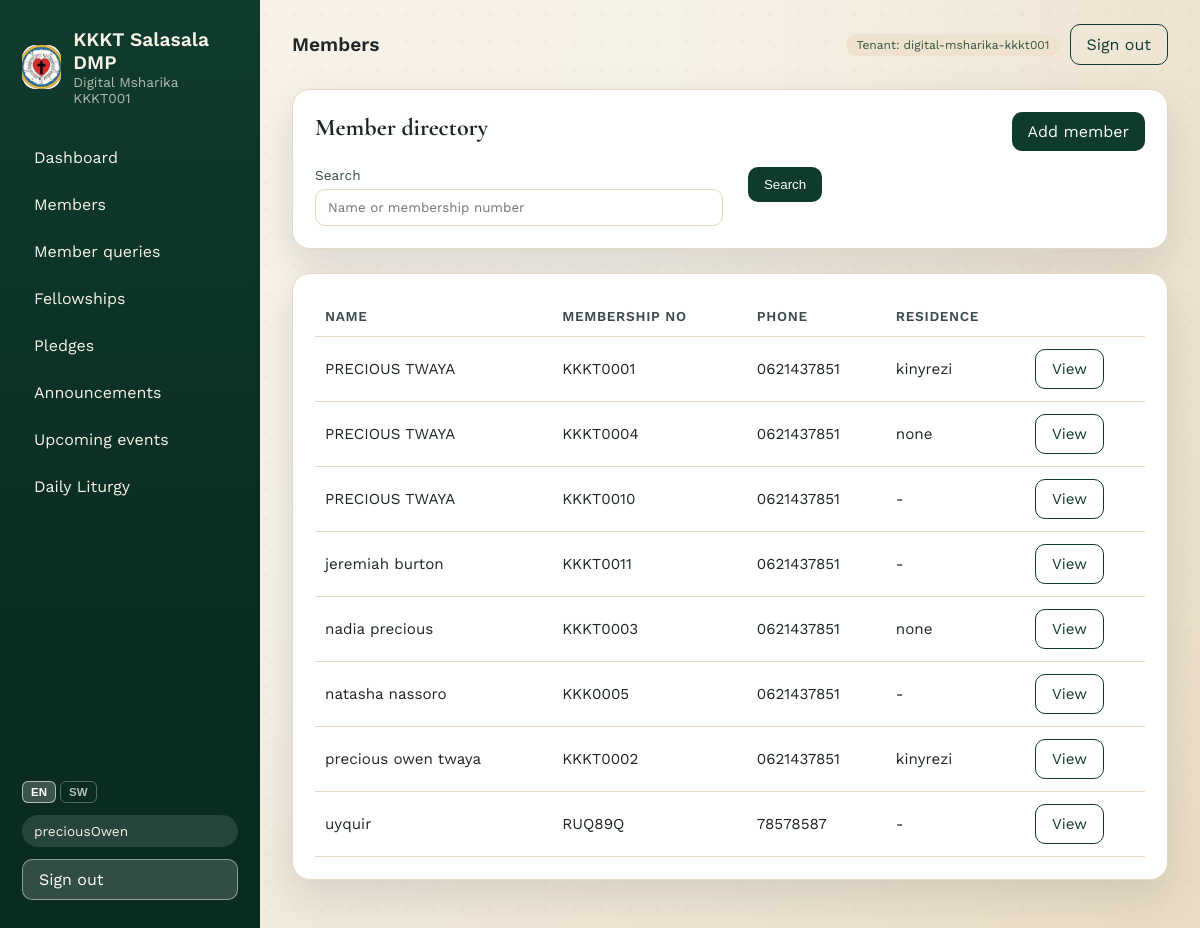
Screenshot of /members/ (signed in) with the database file from the repository.
### tenants/models.py (models this page shows, shortened)
class Tenant(models.Model):
	name = models.CharField(max_length=200)
	slug = models.SlugField(unique=True)
	is_active = models.BooleanField(default=True)
	created_at = models.DateTimeField(auto_now_add=True)
	class Meta:
		ordering = ["name"]

### members/models.py (models this page shows, shortened)
class Member(TenantAwareModel):
	membership_no = models.CharField(max_length=50)
	username = models.CharField(max_length=80, blank=True)
	password = models.CharField(max_length=128, blank=True)
	full_name = models.CharField(max_length=200)
	gender = models.CharField(max_length=10)
	dob = models.DateField()
	place_of_birth = models.CharField(max_length=200, blank=True)
	marital_status = models.CharField(max_length=20)
	marriage_type = models.CharField(max_length=50, blank=True)
	marriage_date = models.DateField(null=True, blank=True)
	marriage_place = models.CharField(max_length=200, blank=True)
	spouse_name = models.CharField(max_length=200, blank=True)
	living_with_spouse_name = models.CharField(max_length=200, blank=True)
	dependents = models.JSONField(default=list, blank=True, null=True)
	primary_phone = models.CharField(max_length=20)
	spouse_phone = models.CharField(max_length=20, blank=True)
	email = models.EmailField(blank=True)
	po_box = models.CharField(max_length=50, blank=True)
	house_number = models.CharField(max_length=50, blank=True)
	residence_name = models.CharField(max_length=100, blank=True)
	block_number = models.CharField(max_length=50, blank=True)
	fellowship_name = models.CharField(max_length=100, blank=True)
	previous_parish = models.CharField(max_length=200, blank=True)
	neighbor_name = models.CharField(max_length=200, blank=True)
	neighbor_phone = models.CharField(max_length=20, blank=True)
	elder_name = models.CharField(max_length=200, blank=True)
	elder_phone = models.CharField(max_length=20, blank=True)
	occupation = models.CharField(max_length=100, blank=True)
	work_place = models.CharField(max_length=200, blank=True)
	education_level = models.CharField(max_length=50, blank=True)
	profession = models.CharField(max_length=100, blank=True)
	volunteer_status = models.BooleanField(default=False)
	is_baptized = models.BooleanField(default=False)
	baptism_date = models.DateField(null=True, blank=True)
	is_confirmed = models.BooleanField(default=False)
	confirmation_date = models.DateField(null=True, blank=True)
	participates_in_sacraments = models.BooleanField(default=False)
	participates_in_fellowship = models.BooleanField(default=False)
	fellowship_house_name = models.CharField(max_length=200, blank=True)
	fellowship_non_participation_reason = models.TextField(blank=True)
	fellowship_chairperson_name = models.CharField(max_length=200, blank=True)
	fellowship_chairperson_signature = models.CharField(max_length=200, blank=True)
	join_fellowship = models.BooleanField(default=False)
	join_sunday_school = models.BooleanField(default=False)
	join_visiting_sick = models.BooleanField(default=False)
	join_bible_study = models.BooleanField(default=False)
	join_choir = models.BooleanField(default=False)
	join_union = models.BooleanField(default=False)
	pledge_year = models.IntegerField(default=0)
	pledge_building = models.DecimalField(max_digits=10, decimal_places=2, default=0)
	pledge_stewardship = models.DecimalField(max_digits=10, decimal_places=2, default=0)
	pledge_other = models.DecimalField(max_digits=10, decimal_places=2, default=0)
	has_membership_number = models.BooleanField(default=False)
	membership_registration_date = models.DateField(null=True, blank=True)
	membership_registered_full_name = models.CharField(max_length=200, blank=True)
	created_at = models.DateTimeField(auto_now_add=True)
	updated_at = models.DateTimeField(auto_now=True)
	class Meta:
		ordering = ["full_name"]
		constraints = [
			models.UniqueConstraint(
				fields=["tenant", "membership_no"],
				name="uniq_member_membership_per_tenant",
			),
			models.UniqueConstraint(
				fields=["tenant", "username"],
				name="uniq_member_username_per_tenant",
			),
		]

### members/views.py (the view)
# urls.py: path("", views.MemberListView.as_view(), name="list"),
class MemberListView(TenantMixin, ListView):
    model = Member
    template_name = "members/list.html"
    context_object_name = "members"
    paginate_by = 20
    def get_queryset(self):
        qs = super().get_queryset()
        if not self.is_admin():
            return qs.filter(username=self.request.user.username)
        q = self.request.GET.get("q", "")
        if q:
            qs = qs.filter(full_name__icontains=q) | qs.filter(
                membership_no__icontains=q
            )
        return qs
    def get_context_data(self, **kwargs):
        ctx = super().get_context_data(**kwargs)
        ctx["search_query"] = self.request.GET.get("q", "")
        return ctx

### members/views.py (called while the page is built)
    def get_tenant(self):
        return getattr(self.request, "tenant", None)

    def is_admin(self):
        user = self.request.user
        return user.is_superuser or user.id == 1

    def get_queryset(self):
        qs = super().get_queryset()
        tenant = self.get_tenant()
        if tenant is None:
            return qs.none()
        return qs.filter(tenant=tenant)

### tenants/context_processors.py (called while the page is built)
def pending_applications(request):
    user = getattr(request, "user", None)
    tenant = getattr(request, "tenant", None)
    if not user or not user.is_authenticated or tenant is None:
        return {"pending_applications_count": 0}
    if not (user.is_superuser or user.id == 1):
        return {"pending_applications_count": 0}
    count = MemberApplication.objects.filter(
        tenant=tenant,
        status=MemberApplication.STATUS_PENDING,
    ).count()
    return {"pending_applications_count": count}

### templates/members/list.html (shortened to what this page needs)
{% extends 'base.html' %}
{% load i18n %}
{% block header %}{% trans "Members" %}{% endblock %}
{% block content %}
<section class="card">
    <div class="card-head">
        <h2>{% trans "Member directory" %}</h2>
        {% if user.is_superuser or user.id == 1 %}
            <a class="btn" href="{% url 'members:create' %}">{% trans "Add member" %}</a>
        {% endif %}
    </div>
    <form method="get" class="form">
        <div class="form-grid">
            <label>
                <span>{% trans "Search" %}</span>
                <input type="text" name="q" value="{{ search_query }}" placeholder="{% trans "Name or membership number" %}" />
            </label>
            <div>
                <span>&nbsp;</span>
                <button class="btn" type="submit">{% trans "Search" %}</button>
            </div>
        </div>
    </form>
</section>
<section class="card">
    <table class="table">
        <thead>
            <tr>
                <th>{% trans "Name" %}</th>
                <th>{% trans "Membership No" %}</th>
                <th>{% trans "Phone" %}</th>
                <th>{% trans "Residence" %}</th>
                <th></th>
            </tr>
        </thead>
        <tbody>
            {% for member in members %}
                <tr>
                    <td>{{ member.full_name }}</td>
                    <td>{{ member.membership_no }}</td>
                    <td>{{ member.primary_phone }}</td>
                    <td>{{ member.residence_name|default:'-' }}</td>
                    <td><a class="btn ghost" href="{% url 'members:detail' member.pk %}">{% trans "View" %}</a></td>
                </tr>
            {% empty %}
                <tr>
                    <td colspan="5" class="muted">{% trans "No members found." %}</td>
                </tr>
            {% endfor %}
        </tbody>
    </table>
</section>
{% endblock %}

### templates/base.html (shortened to what this page needs)
{% load static i18n %}
{% get_current_language as LANGUAGE_CODE %}
<!DOCTYPE html>
<html lang="{{ LANGUAGE_CODE }}">
<head>
    <link rel="stylesheet" href="{% static 'css/app.css' %}" />
</head>
<body>
    <div class="page">
        {% if not hide_sidebar %}
        <aside class="sidebar" id="sidebar">
            <div class="brand">
                <div class="brand-mark">
                    <img src="/media/logo/kkkt-logo.jpg" alt="KKKT Salasala DMP logo" />
                </div>
                <div>
                    <div class="brand-title">KKKT Salasala DMP</div>
                    {% if request.tenant %}
                        <div class="brand-sub">{{ request.tenant.name }}</div>
                    {% endif %}
                </div>
            </div>
            <nav class="nav">
                {% if user.is_authenticated and user.is_superuser or user.is_authenticated and user.id == 1 %}
                    <a href="{% url 'home' %}">{% trans "Dashboard" %}</a>
                    <a href="{% url 'members:list' %}">{% trans "Members" %}</a>
                    <a href="{% url 'members:applications' %}">
                        {% trans "Member queries" %}
                    </a>
                    <a href="{% url 'fellowships:list' %}">{% trans "Fellowships" %}</a>
                    <a href="{% url 'pledges:list' %}">{% trans "Pledges" %}</a>
                    <a href="{% url 'content:announcements' %}">{% trans "Announcements" %}</a>
                    <a href="{% url 'content:upcoming-events' %}">{% trans "Upcoming events" %}</a>
                    <a href="{% url 'content:liturgy' %}">{% trans "Daily Liturgy" %}</a>
                {% endif %}
            </nav>
            <div class="sidebar-footer">
                <form action="{% url 'set_language' %}" method="post" class="lang-sw">
                    <button name="language" value="en" type="submit" class="lang-btn{% if LANGUAGE_CODE == 'en' %} active{% endif %}">EN</button>
                    <button name="language" value="sw" type="submit" class="lang-btn{% if LANGUAGE_CODE == 'sw' %} active{% endif %}">SW</button>
                </form>
                {% if user.is_authenticated %}
                    <div class="user-pill">{{ user.username }}</div>
                    <a class="btn ghost" href="{% url 'logout' %}">{% trans "Sign out" %}</a>
                {% else %}
                    <a class="btn" href="{% url 'login' %}">{% trans "Sign in" %}</a>
                {% endif %}
            </div>
        </aside>
        {% endif %}
        <div class="content">
            <header class="topbar">
                <div class="topbar-title">{% block header %}{% trans "Welcome" %}{% endblock %}</div>
                <div class="topbar-actions">
                    {% if request.tenant %}
                        <span class="badge">{% trans "Tenant" %}: {{ request.tenant.slug }}</span>
                    {% endif %}
                    {% if user.is_authenticated %}
                        <a class="btn ghost" href="{% url 'logout' %}">{% trans "Sign out" %}</a>
                    {% endif %}
                </div>
            </header>
            <main class="main">
                {% block content %}{% endblock %}
            </main>
        </div>
    </div>
</body>
</html>

### static/css/app.css (style rules this page uses)
:root { --ink: #1e2526; --ink-soft: #3b4a4c; --parchment: #f6f1e7; --sand: #efe3cf; --forest: #0f3b2e; --olive: #325443; --gold: #c7a35b; --rose: #f4d7c9; --card: #ffffff; --border: #e5d9c4; --shadow: 0 16px 40px rgba(18, 28, 29, 0.12); }
* { box-sizing: border-box; }
img, video, iframe { max-width: 100%; height: auto; }
body { margin: 0; font-family: "Work Sans", "Segoe UI", sans-serif; color: var(--ink); background: radial-gradient(circle at top left, #f8f2e8 0%, var(--parchment) 45%, #e9dcc6 100%); min-height: 100vh; }
body::before { content: ""; position: fixed; inset: 0; background-image: radial-gradient(rgba(15, 59, 46, 0.06) 1px, transparent 0); background-size: 28px 28px; pointer-events: none; z-index: 0; }
h1, h2, h3 { font-family: "Cormorant Garamond", "Times New Roman", serif; margin: 0 0 0.5rem 0; }
a { color: inherit; text-decoration: none; }
.page { display: flex; min-height: 100vh; position: relative; z-index: 1; width: 100%; max-width: 100vw; overflow-x: hidden; }
.sidebar { width: 260px; background: linear-gradient(180deg, var(--forest), #0a2b22 70%); color: #f8f3e8; padding: 28px 22px; display: flex; flex-direction: column; gap: 32px; }
.brand { display: flex; gap: 12px; align-items: center; }
.brand-mark { width: 44px; height: 44px; border-radius: 14px; background: var(--gold); color: #231b0f; font-weight: 700; display: grid; place-items: center; overflow: hidden; }
.brand-mark img { width: 100%; height: 100%; object-fit: cover; display: block; }
.brand-title { font-size: 1.2rem; font-weight: 600; }
.brand-sub { font-size: 0.85rem; opacity: 0.7; }
.nav { display: flex; flex-direction: column; gap: 8px; }
.nav a { padding: 10px 12px; border-radius: 12px; transition: all 0.2s ease; }
.sidebar-footer { margin-top: auto; display: flex; flex-direction: column; gap: 12px; }
.user-pill { background: rgba(255, 255, 255, 0.12); padding: 8px 12px; border-radius: 999px; font-size: 0.85rem; }
.content { flex: 1; padding: 24px 32px 48px; min-width: 0; max-width: 100%; }
.topbar { display: flex; align-items: center; justify-content: space-between; gap: 16px; margin-bottom: 24px; }
.topbar-title { font-size: 1.2rem; font-weight: 600; }
.topbar-actions { display: flex; align-items: center; gap: 10px; flex-wrap: wrap; justify-content: flex-end; }
.main { display: flex; flex-direction: column; gap: 24px; }
.card { background: var(--card); border-radius: 18px; padding: 22px; border: 1px solid var(--border); box-shadow: var(--shadow); overflow-wrap: anywhere; }
.card-head { display: flex; align-items: center; justify-content: space-between; margin-bottom: 16px; }
.badge { background: var(--sand); color: var(--olive); padding: 4px 10px; border-radius: 999px; font-size: 0.75rem; }
.btn { background: var(--forest); color: #fff; padding: 10px 16px; border-radius: 10px; border: none; cursor: pointer; display: inline-block; transition: transform 0.2s ease, box-shadow 0.2s ease; }
.btn.ghost { background: transparent; color: var(--forest); border: 1px solid var(--forest); }
.sidebar .btn.ghost { background: rgba(255, 255, 255, 0.16); color: #fff; border-color: rgba(255, 255, 255, 0.45); }
.form { display: flex; flex-direction: column; gap: 16px; }
.form-grid { display: grid; gap: 14px; grid-template-columns: repeat(2, minmax(220px, 1fr)); }
label span { display: block; font-size: 0.85rem; margin-bottom: 6px; color: var(--ink-soft); }
input, select, textarea { width: 100%; padding: 10px 12px; border-radius: 10px; border: 1px solid var(--border); background: #fff; font-family: inherit; }
.table { width: 100%; border-collapse: collapse; font-size: 0.95rem; }
.table th, .table td { padding: 12px 10px; border-bottom: 1px solid var(--border); }
.table th { text-align: left; color: var(--ink-soft); font-size: 0.85rem; text-transform: uppercase; letter-spacing: 0.05em; }

### templates/base.html (style rules this page uses)
.lang-sw { display:flex; gap:4px; }
.lang-btn { background:transparent; border:1px solid rgba(255,255,255,.3); color:rgba(255,255,255,.7); border-radius:6px; padding:4px 8px; font-size:.72rem; font-weight:600; cursor:pointer; transition:all .2s; }
.lang-btn:hover, .lang-btn.active { background:rgba(255,255,255,.2); color:#fff; border-color:rgba(255,255,255,.6); }

### rows the page displays
Tenant: tenant.name "Digital Msharika KKKT001", tenant.slug "digital-msharika-kkkt001"
Member: full_name "PRECIOUS TWAYA", membership_no "KKKT0001", primary_phone "0621437851", residence_name "kinyrezi"
Member: full_name "PRECIOUS TWAYA", membership_no "KKKT0004", primary_phone "0621437851", residence_name "none"
Member: full_name "PRECIOUS TWAYA", membership_no "KKKT0010", primary_phone "0621437851", residence_name "-"
Member: full_name "jeremiah burton", membership_no "KKKT0011", primary_phone "0621437851", residence_name "-"
Member: full_name "nadia precious", membership_no "KKKT0003", primary_phone "0621437851", residence_name "none"
Member: full_name "natasha nassoro", membership_no "KKK0005", primary_phone "0621437851", residence_name "-"
Member: full_name "precious owen twaya", membership_no "KKKT0002", primary_phone "0621437851", residence_name "kinyrezi"
Member: full_name "uyquir", membership_no "RUQ89Q", primary_phone "78578587", residence_name "-"

### other values shown
{{ user.username }} "preciousOwen"
